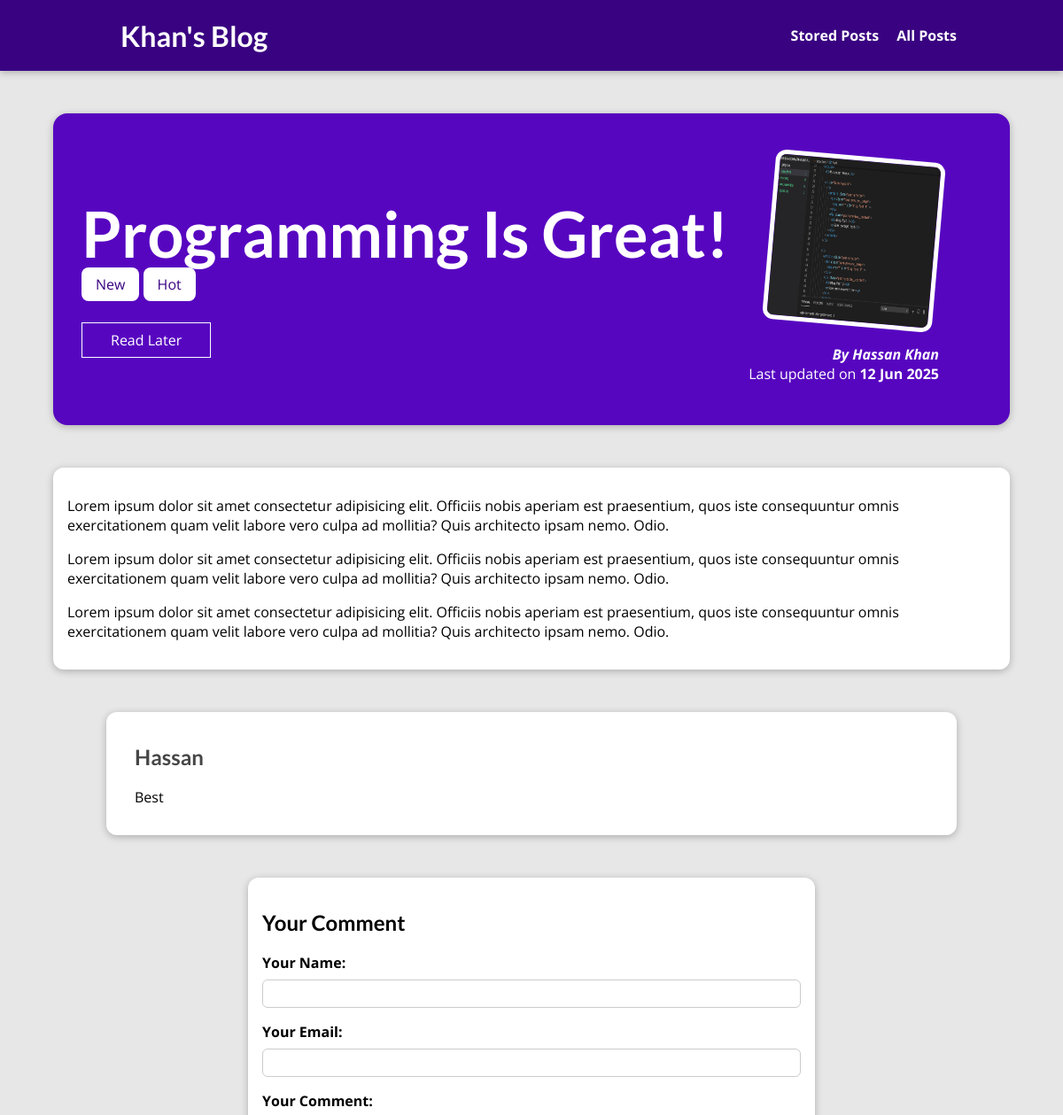
The page /posts/programming-is-fun (upper part) on the database as committed earlier.
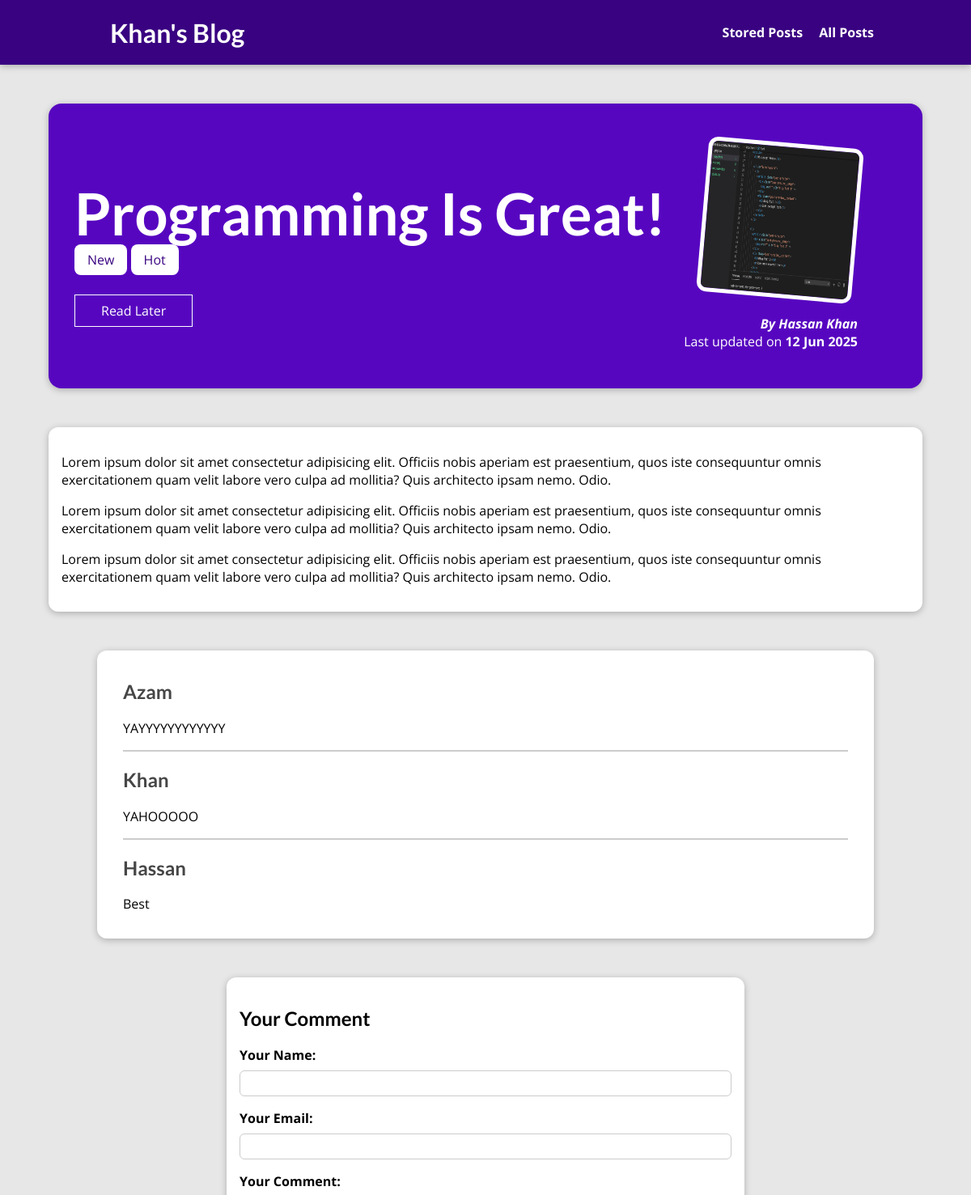
The same page on the database as committed later.
### blog/models.py (models this page shows, shortened)
class Tag(models.Model):
    caption = models.CharField(max_length=100, unique=True)

class Comment(models.Model):
    post = models.ForeignKey(
        Post, on_delete=models.CASCADE, related_name='comments')
    user_name = models.CharField(max_length=100)
    user_email = models.EmailField()
    text = models.TextField(max_length=400)

### blog/views.py (the view, shortened to what this page needs)
# urls.py: path("posts/<slug:slug>", views.SinglePostView.as_view(),
class SinglePostView(View):
    def is_stored_post(self, request, post_id):
        stored_posts = request.session.get('stored_posts')
        if stored_posts is None:
            return False
        return post_id in stored_posts
    def get(self, request, slug):
        post = Post.objects.get(slug=slug)
        context = {
            "post": post,
            "post_tags": post.tags.all(),
            "comment_form": CommentForm(),
            "comments": post.comments.all().order_by("-id"),
            "saved_for_later": self.is_stored_post(request, post.id),
        }
        return render(request, 'blog/post-detail.html', context)

### blog/forms.py
class CommentForm(forms.ModelForm):
    class Meta:
        model = Comment
        exclude = ["post"]
        labels = {
            'user_name': 'Your Name',
            'user_email': 'Your Email',
            'text': 'Your Comment',
        }

### blog/models.py (called while the page is built)
    def __str__(self):
        return self.first_name + ' ' + self.last_name

### blog/templates/blog/post-detail.html (shortened to what this page needs)
{% extends "base.html" %} {% load static %}
{% block css_files %}
<link rel="stylesheet" href="{% static "blog/post-detail.css" %}" /> {% endblock %}
{% block content %}
<section id="summary">
  <h2>{{post.title}}</h2>
  <div>
    {% for tag in post_tags %}
    <span class="tag">{{tag.caption}}</span>
    {% endfor %}
  </div>
  <div id="read-later">
    <form action="{% url "read-later" %}" method="post">
      <button>
        {% if saved_for_later %}
        Remove from "Read Later" List
        {% else %}
        Read Later
        {% endif %}
      </button>
    </form>
  </div>
  <article>
    <img src="{{post.image.url}}" alt="Post Title" />
    <address>
      By <a href="mailto:{{ post.author.email_address }}">{{post.author}}</a>
    </address>
    <div>Last updated on <time>{{post.date|date:"d M Y"}}</time></div>
  </article>
</section>
<main>{{post.content|linebreaks}}</main>
{% if comments %}
<section id="comments">
  <ul>
    {% for comment in comments %}
    <li>
      <h2>{{ comment.user_name }}</h2>
      <p>{{ comment.text|linebreaks }}</p>
    </li>
    {% endfor %}
  </ul>
</section>
{% endif %}
<section id="comment-form">
  <h2>Your Comment</h2>
  <form action="{% url "post-detail-page" post.slug %}" method="post">
    {% for form_field in comment_form %}
    <div class="form-control {% if form_field.errors %}invalid{% endif %}">
      {{ form_field.label_tag }}
      {{ form_field }}
    </div>
    {% endfor %}
  </form>
</section>
{% endblock %}

Rows that differ between the two databases and show on the page:
added Comment: user_name "Azam", text "YAYYYYYYYYYYYY"
added Comment: user_name "Khan", text "YAHOOOOO"
